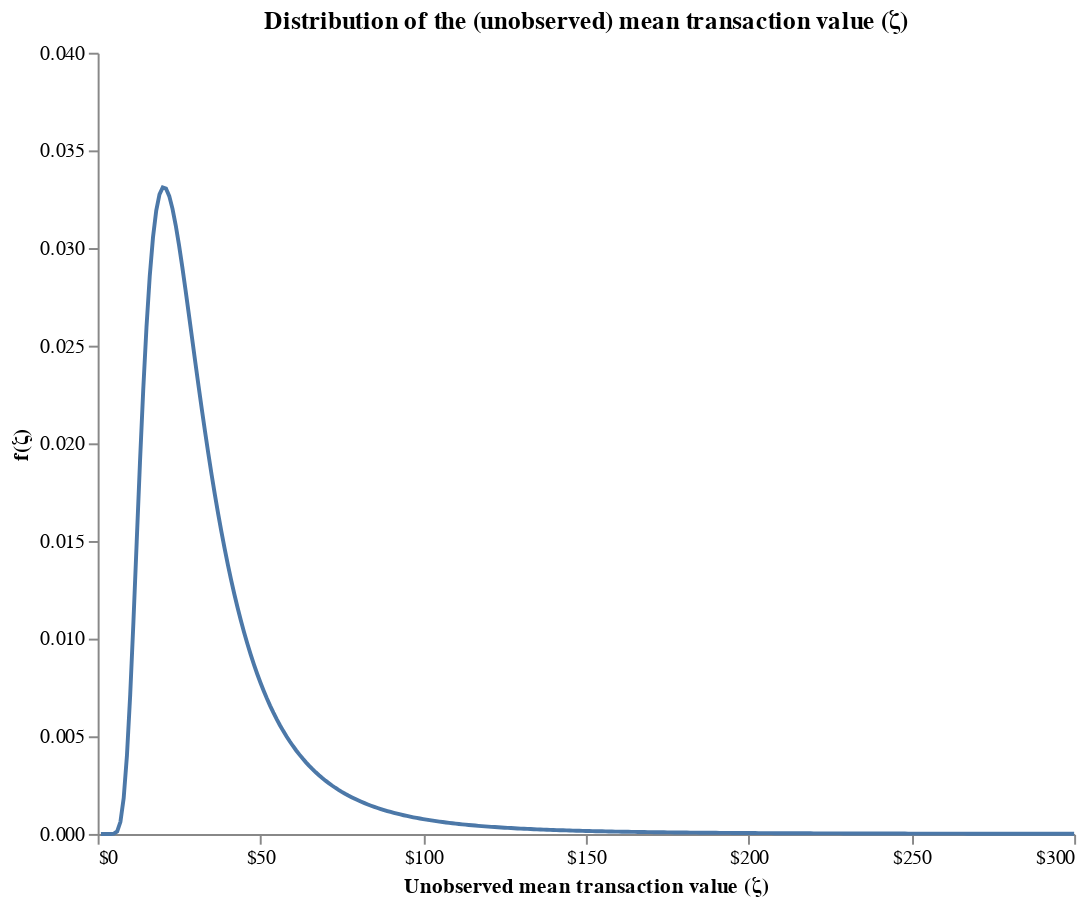

Notebook code for this chart:
### Markdown cell above
The distribution where the means have been computed across x → ∞ transactions

### Code cell
zeta = np.arange(300) + 1
f_zeta = (p * gamma)**q * zeta**(-q-1) * np.exp(-p*gamma/zeta) / np.exp(gammaln(q))

(
    alt.Chart(pl.DataFrame({'Unobserved mean transaction value (ζ)': zeta, 'f(ζ)': f_zeta}))
    .mark_line().encode(
        x=alt.X('Unobserved mean transaction value (ζ)', axis=alt.Axis(values=np.arange(0, 301, 50), labelExpr='"$"+datum.value')),
        y=alt.Y('f(ζ)', scale=alt.Scale(domain=[0, 0.04]))
    ).properties(
            width=500,
            height=400,
            title='Distribution of the (unobserved) mean transaction value (ζ)'
        ).configure_view(stroke=None).configure_axisY(grid=False).configure_axisX(grid=False) 
)

### Figure 1 — Vega-Lite specification as saved in the notebook (floating-point values rounded to 4 significant figures; data arrays with more than 128 entries replaced by an {"elided": "..."} marker saying what was removed)
{"$schema": "https://vega.github.io/schema/vega-lite/v5.20.1.json", "config": {"axisX": {"grid": false}, "axisY": {"grid": false}, "view": {"continuousHeight": 300, "continuousWidth": 300, "stroke": null}}, "data": {"name": "data-cd8ce7079bcbabfddb3a22a9f03f4b0c"}, "datasets": {"data-cd8ce7079bcbabfddb3a22a9f03f4b0c": {"elided": "300 records"}}, "encoding": {"x": {"axis": {"labelExpr": "\"$\"+datum.value", "values": [0, 50, 100, 150, 200, 250, 300]}, "field": "Unobserved mean transaction value (ζ)", "type": "quantitative"}, "y": {"field": "f(ζ)", "scale": {"domain": [0, 0.04]}, "type": "quantitative"}}, "height": 400, "mark": {"type": "line"}, "title": "Distribution of the (unobserved) mean transaction value (ζ)", "width": 500}
